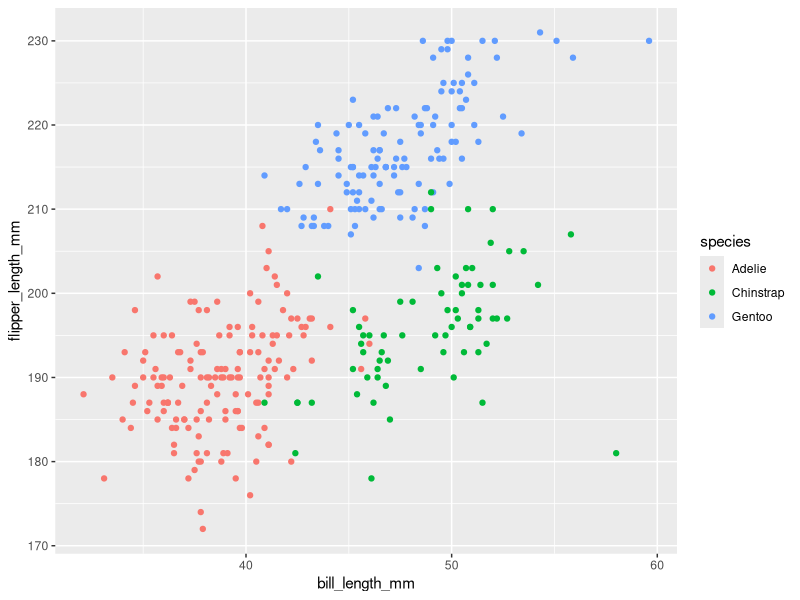
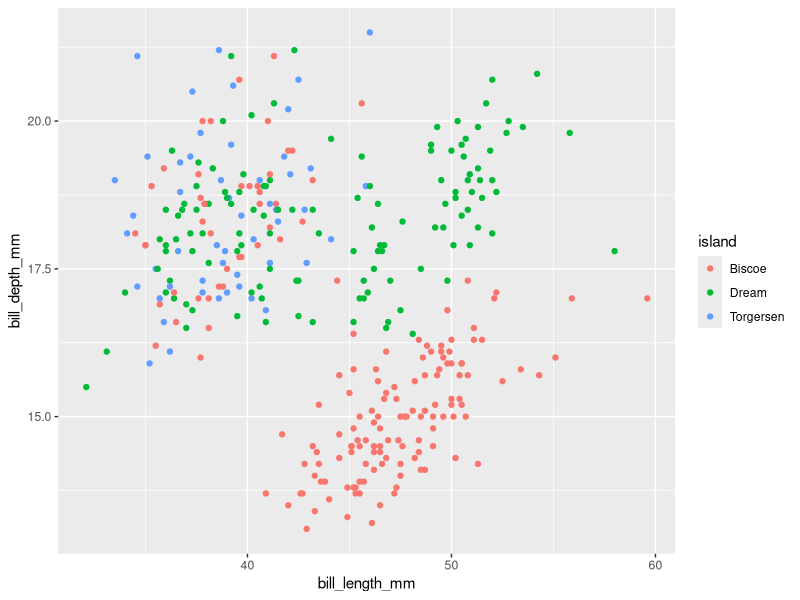

Write the R code that produced these figures, in order.
## ---- chunk 1
library(tidyverse)
library(palmerpenguins)
glimpse(penguins)
## ---- chunk 2
head(penguins)
tail(penguins)
View(penguins)
penguins
## ---- chunk 3
penguins %>%
count(island)
penguins %>%
count(sex)
## ---- chunk 4
ggplot(data = penguins,
aes(x = bill_length_mm,
y = flipper_length_mm,
color = species)) +

geom_point()
## ---- chunk 5
which(is.na(
    penguins[, c("flipper_length_mm", "bill_length_mm")]),
    arr.ind = TRUE)
## ---- chunk 6
ggplot(data = penguins,
aes(x = bill_length_mm,
y = bill_depth_mm,
color = island)) +

geom_point()
